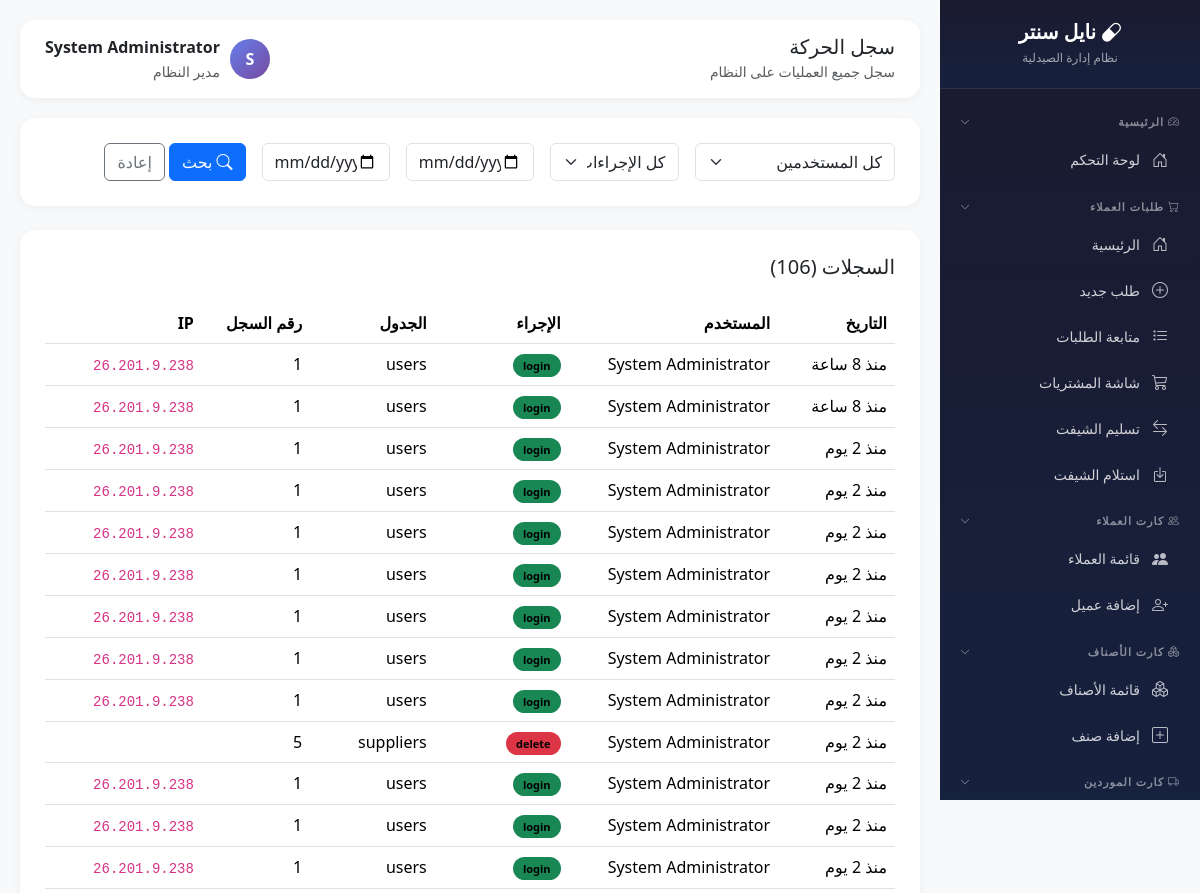
/modules/customer-requests/activity-log.php (signed in, upper part), run on an earlier commit of the app's database.
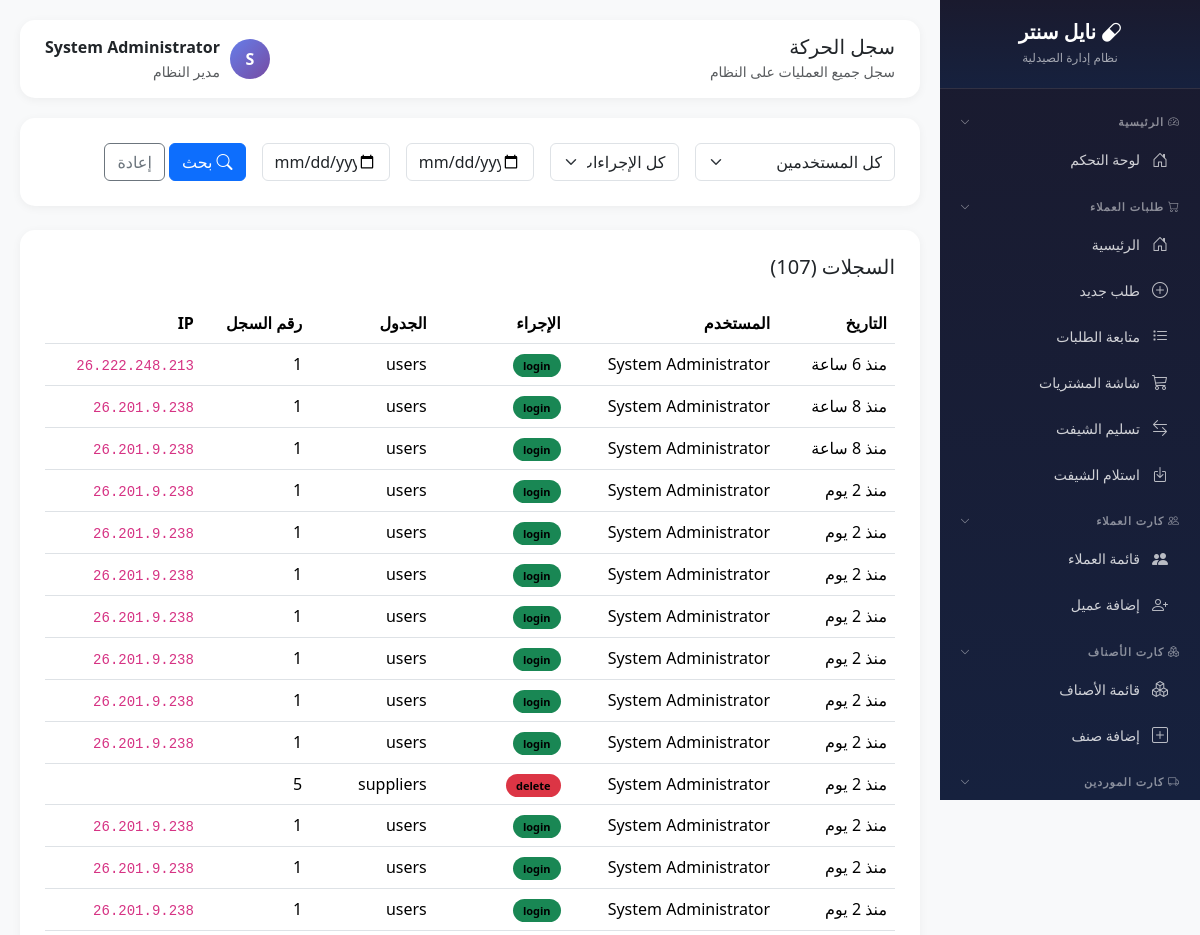
And on a later commit of the database.
### tables this page shows
CREATE TABLE `activity_logs` (
  `id` int(11) NOT NULL,
  `user_id` int(11) DEFAULT NULL,
  `user_name` varchar(100) DEFAULT NULL,
  `action` varchar(50) NOT NULL,
  `table_name` varchar(50) DEFAULT NULL,
  `record_id` int(11) DEFAULT NULL,
  `old_value` text DEFAULT NULL,
  `new_value` text DEFAULT NULL,
  `ip_address` varchar(50) DEFAULT NULL,
  `created_at` timestamp NOT NULL DEFAULT current_timestamp()
);

CREATE TABLE `users` (
  `id` int(11) NOT NULL,
  `username` varchar(50) NOT NULL,
  `password` varchar(255) NOT NULL,
  `full_name` varchar(100) NOT NULL,
  `role` enum('admin','pharmacist','purchaser','cashier') DEFAULT 'pharmacist',
  `branch_code` varchar(20) DEFAULT NULL,
  `phone` varchar(20) DEFAULT NULL,
  `is_active` tinyint(1) DEFAULT 1,
  `last_login` datetime DEFAULT NULL,
  `created_at` timestamp NOT NULL DEFAULT current_timestamp(),
  `updated_at` timestamp NOT NULL DEFAULT current_timestamp() ON UPDATE current_timestamp()
);

### core/config.php (called while the page is built, shortened)
<?php
function timeAgo($datetime) {
    $time = strtotime($datetime);
    $now = time();
    $diff = $now - $time;
    if ($diff < 86400) return 'منذ ' . floor($diff / 3600) . ' ساعة';
    if ($diff < 604800) return 'منذ ' . floor($diff / 86400) . ' يوم';
    return date('Y-m-d', $time);
}

### modules/customer-requests/activity-log.php (the view, shortened to what this page needs)
<?php
require_once __DIR__ . '/../../core/config.php';
$db = getDB();
$date_from = $_GET['date_from'] ?? '';
$date_to = $_GET['date_to'] ?? '';
$sql = "SELECT al.*, u.full_name as user_name
        FROM activity_logs al
        LEFT JOIN users u ON al.user_id = u.id
        WHERE 1=1";
$params = [];
$sql .= " ORDER BY al.created_at DESC LIMIT 500";
$stmt = $db->prepare($sql);
$stmt->execute($params);
$logs = $stmt->fetchAll();
$page_title = 'سجل الحركة';
?>
<!DOCTYPE html>
<html lang="ar" dir="rtl">
<head>
    <link href="https://cdn.jsdelivr.net/npm/bootstrap@5.3.2/dist/css/bootstrap.rtl.min.css" rel="stylesheet">
    <link href="https://cdn.jsdelivr.net/npm/bootstrap-icons@1.11.1/font/bootstrap-icons.css" rel="stylesheet">
</head>
<body>
 <?php require_once __DIR__ . '/../../includes/sidebar.php'; ?>
    <div class="main-content">
        <div class="topbar">
            <div><h5 class="mb-0"><?= $page_title ?></h5><small class="text-muted">سجل جميع العمليات على النظام</small></div>
            <div class="d-flex align-items-center">
                <div class="user-avatar" style="width:40px;height:40px;border-radius:50%;background:linear-gradient(135deg, var(--primary), var(--secondary));color:white;display:flex;align-items:center;justify-content:center;font-weight:700;margin-left:10px;"><?= mb_substr($_SESSION['user_name'], 0, 1) ?></div>
                <div><div class="fw-bold"><?= $_SESSION['user_name'] ?></div><small class="text-muted"><?= $_SESSION['user_role'] === 'admin' ? 'مدير النظام' : 'صيدلي' ?></small></div>
            </div>
        </div>
        <div class="content-card mb-4">
            <form method="GET" class="row g-3">
                <div class="col-md-3">
                    <select class="form-select" name="user">
                        <option value="">كل المستخدمين</option>
                    </select>
                </div>
                <div class="col-md-2">
                    <select class="form-select" name="action">
                        <option value="">كل الإجراءات</option>
                    </select>
                </div>
                <div class="col-md-2">
                    <input type="date" class="form-control" name="date_from" value="<?= $date_from ?>" placeholder="من">
                </div>
                <div class="col-md-2">
                    <input type="date" class="form-control" name="date_to" value="<?= $date_to ?>" placeholder="إلى">
                </div>
                <div class="col-md-3">
                    <button type="submit" class="btn btn-primary"><i class="bi bi-search me-1"></i>بحث</button>
                    <a href="activity-log.php" class="btn btn-outline-secondary">إعادة</a>
                </div>
            </form>
        </div>
        <div class="content-card">
            <h5 class="mb-4">السجلات (<?= count($logs) ?>)</h5>
            <div class="table-responsive">
                <table class="table table-hover">
                    <thead>
                        <tr>
                            <th>التاريخ</th>
                            <th>المستخدم</th>
                            <th>الإجراء</th>
                            <th>الجدول</th>
                            <th>رقم السجل</th>
                            <th>IP</th>
                        </tr>
                    </thead>
                    <tbody>
                        <?php foreach ($logs as $log): ?>
                        <tr class="log-row">
                            <td><?= timeAgo($log['created_at']) ?></td>
                            <td><?= $log['user_name'] ?? 'System' ?></td>
                            <td>
                                <span class="action-badge bg-<?=
                                    $log['action'] === 'login' ? 'success' :
                                    ($log['action'] === 'logout' ? 'secondary' :
                                    ($log['action'] === 'create' ? 'primary' :
                                    ($log['action'] === 'update' ? 'warning' :
                                    ($log['action'] === 'delete' ? 'danger' : 'info')))) ?>">
                                    <?= $log['action'] ?>
                                </span>
                            </td>
                            <td><?= $log['table_name'] ?? '-' ?></td>
                            <td><?= $log['record_id'] ?? '-' ?></td>
                            <td><code><?= $log['ip_address'] ?></code></td>
                        </tr>
                        <?php endforeach; ?>
                    </tbody>
                </table>
            </div>
        </div>
    </div>
</body>
</html>

What changed in the data, as far as the page shows it:
added activity_logs: created_at "منذ 6 ساعة", user.full_name "System Administrator", action "login", table_name "users", record "1", ip_address "26.222.248.213"
Also different on the page:
count($logs): "106" → "107"
